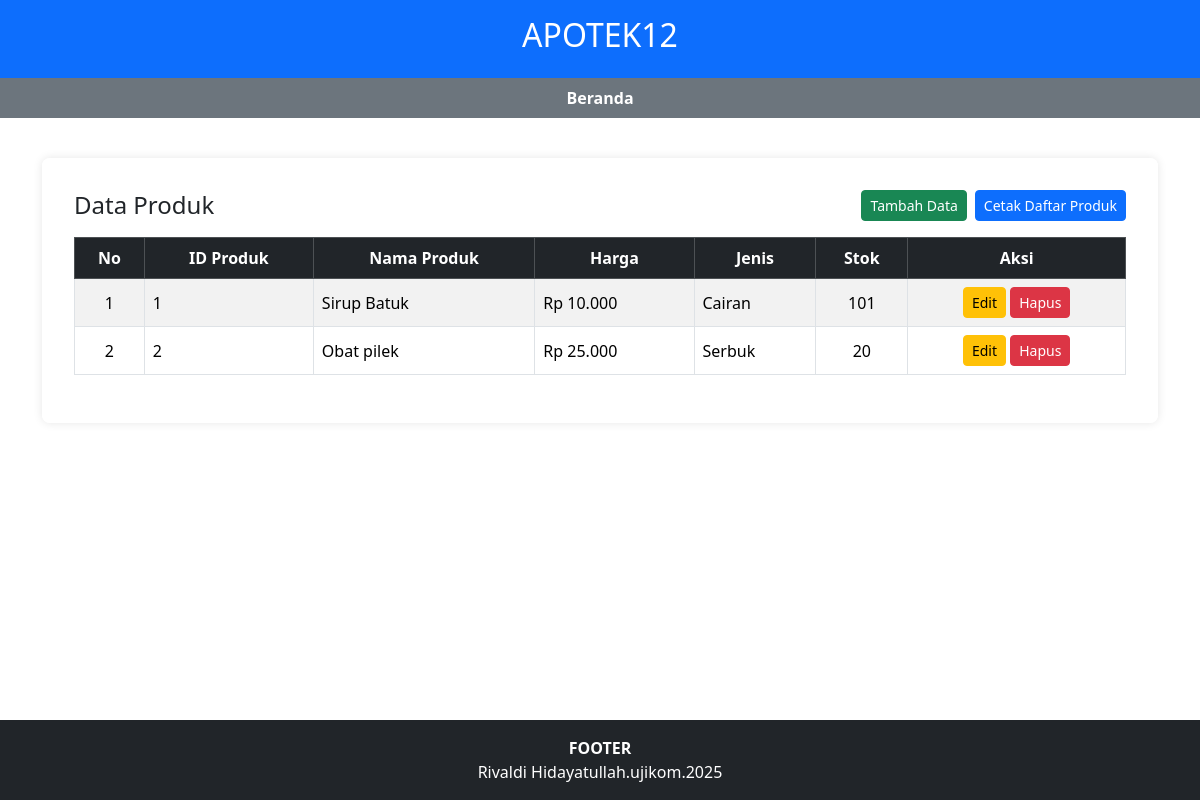
Screenshot of /kelola_penjualan.php with the database file from the repository.
### tables this page shows
CREATE TABLE `produk` (
  `id_produk` int(11) NOT NULL,
  `nama_produk` varchar(100) NOT NULL,
  `price` decimal(10,2) NOT NULL,
  `jenis` varchar(100) NOT NULL,
  `stock` int(11) NOT NULL
);

### kelola_penjualan.php (the view, shortened to what this page needs)
<?php
include 'koneksi.php';
$data = mysqli_query($conn, "SELECT * FROM produk");
?>
<!DOCTYPE html>
<html lang="id">
<head>
  <link href="https://cdn.jsdelivr.net/npm/bootstrap@5.3.3/dist/css/bootstrap.min.css" rel="stylesheet" />
</head>
<body>
  <header class="bg-primary text-white text-center py-3">
    <h2>APOTEK12</h2>
  </header>
  <nav class="bg-secondary text-white text-center py-2">
    <a href="index.php" class="text-white mx-3 text-decoration-none fw-bold">Beranda</a>
  </nav>
  <div class="container my-4">
    <main>
      <div class="d-flex justify-content-between align-items-center mb-3 flex-wrap gap-2">
        <h4 class="mb-0">Data Produk</h4>
        <div class="d-flex flex-wrap gap-2">
          <a href="tambah_produk.php" class="btn btn-success btn-sm">Tambah Data</a>
          <a href="cetak_produk.php" class="btn btn-primary btn-sm" target="_blank">Cetak Daftar Produk</a>
        </div>
      </div>
      <div class="table-responsive">
        <table class="table table-bordered table-striped align-middle">
          <thead class="table-dark text-center">
            <tr>
              <th>No</th>
              <th>ID Produk</th>
              <th>Nama Produk</th>
              <th>Harga</th>
              <th>Jenis</th>
              <th>Stok</th>
              <th>Aksi</th>
            </tr>
          </thead>
          <tbody>
            <?php $no = 1; while ($d = mysqli_fetch_assoc($data)) : ?>
              <tr>
                <td class="text-center"><?= $no++ ?></td>
                <td><?= $d['id_produk'] ?></td>
                <td><?= $d['nama_produk'] ?></td>
                <td>Rp <?= number_format($d['price'], 0, ',', '.') ?></td>
                <td><?= $d['jenis'] ?></td>
                <td class="text-center"><?= $d['stock'] ?></td>
                <td class="text-center">
                  <a href="edit_produk.php?id_produk=<?= $d['id_produk'] ?>" class="btn btn-sm btn-warning">Edit</a>
                  <a href="hapus_produk.php?id_produk=<?= $d['id_produk'] ?>" onclick="return confirm('Yakin ingin menghapus data ini?')" class="btn btn-sm btn-danger">Hapus</a>
                </td>
              </tr>
            <?php endwhile; ?>
          </tbody>
        </table>
      </div>
    </main>
  </div>
  <footer class="bg-dark text-white text-center py-3">
    <strong>FOOTER</strong>
    <p class="mb-0">Rivaldi Hidayatullah.ujikom.2025</p>
  </footer>
</body>
</html>

### kelola_penjualan.php (style rules this page uses)
body { background-image: url('gambar/image1.jpeg'); background-size: cover; background-repeat: no-repeat; background-attachment: fixed; background-position: center; min-height: 100vh; display: flex; flex-direction: column; }
main { background-color: rgba(255, 255, 255, 0.95); border-radius: 8px; box-shadow: 0 0 10px rgba(0,0,0,0.1); padding: 2rem; margin-top: 1rem; }
footer { margin-top: auto; }

### rows the page displays
produk: id_produk "1", nama_produk "Sirup Batuk", price "10.000", jenis "Cairan", stock "101"
produk: id_produk "2", nama_produk "Obat pilek", price "25.000", jenis "Serbuk", stock "20"
